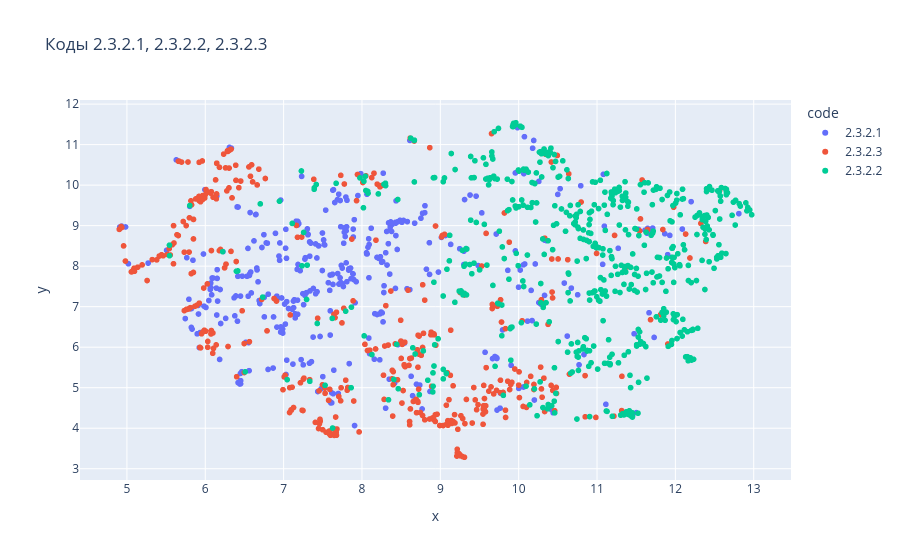

The cell this chart's notebook holds for it:
### Code cell
#визуализация выборки
df = df_cleaned.copy()

reducer = umap.UMAP(
    n_neighbors=15, min_dist=0.1, n_components=2, metric="cosine", random_state=42
)

embedding = reducer.fit_transform(X)
x = []
y = []
for el in embedding:
    x.append(el[0])
    y.append(el[1])

df['x']=x
df['y']=y



fig = px.scatter(
    df,
    y=df['y'],
    x=df['x'],
    color="code",
    title="Коды 2.3.2.1, 2.3.2.2, 2.3.2.3",
    hover_data={
        "word": True,
        "full_code": True,
    },
)



fig.show()

### Figure 1 — Plotly figure (JSON) as saved in the notebook; plotly's stock layout.template omitted (floating-point values rounded to 4 significant figures; data arrays with more than 128 entries replaced by an {"elided": "..."} marker saying what was removed)
{"data": [{"customdata": {"elided": "393x2 str values"}, "hovertemplate": "code=2.3.2.1<br>x=%{x}<br>y=%{y}<br>word=%{customdata[0]}<br>full_code=%{customdata[1]}<extra></extra>", "legendgroup": "2.3.2.1", "marker": {"color": "#636efa", "symbol": "circle"}, "mode": "markers", "name": "2.3.2.1", "showlegend": true, "type": "scattergl", "x": {"elided": "393 float values"}, "xaxis": "x", "y": {"elided": "393 float values"}, "yaxis": "y"}, {"customdata": {"elided": "409x2 str values"}, "hovertemplate": "code=2.3.2.3<br>x=%{x}<br>y=%{y}<br>word=%{customdata[0]}<br>full_code=%{customdata[1]}<extra></extra>", "legendgroup": "2.3.2.3", "marker": {"color": "#EF553B", "symbol": "circle"}, "mode": "markers", "name": "2.3.2.3", "showlegend": true, "type": "scattergl", "x": {"elided": "409 float values"}, "xaxis": "x", "y": {"elided": "409 float values"}, "yaxis": "y"}, {"customdata": {"elided": "555x2 str values"}, "hovertemplate": "code=2.3.2.2<br>x=%{x}<br>y=%{y}<br>word=%{customdata[0]}<br>full_code=%{customdata[1]}<extra></extra>", "legendgroup": "2.3.2.2", "marker": {"color": "#00cc96", "symbol": "circle"}, "mode": "markers", "name": "2.3.2.2", "showlegend": true, "type": "scattergl", "x": {"elided": "555 float values"}, "xaxis": "x", "y": {"elided": "555 float values"}, "yaxis": "y"}], "layout": {"legend": {"title": {"text": "code"}, "tracegroupgap": 0}, "title": {"text": "Коды 2.3.2.1, 2.3.2.2, 2.3.2.3"}, "xaxis": {"anchor": "y", "domain": [0, 1], "title": {"text": "x"}}, "yaxis": {"anchor": "x", "domain": [0, 1], "title": {"text": "y"}}}}
